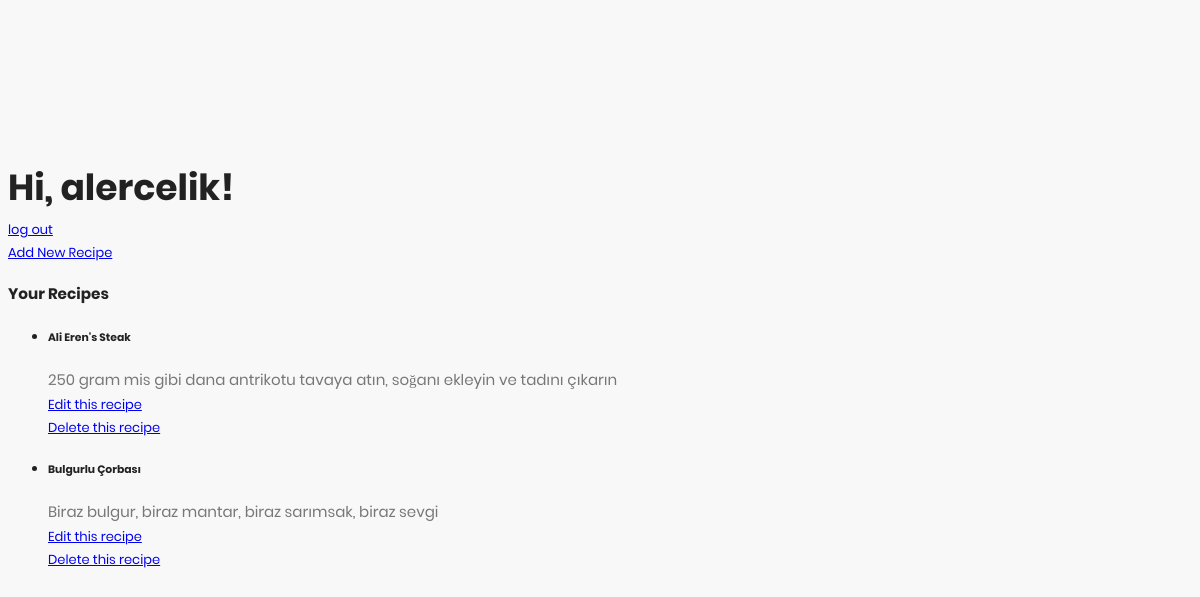
The app's page /profile (signed in), older data.
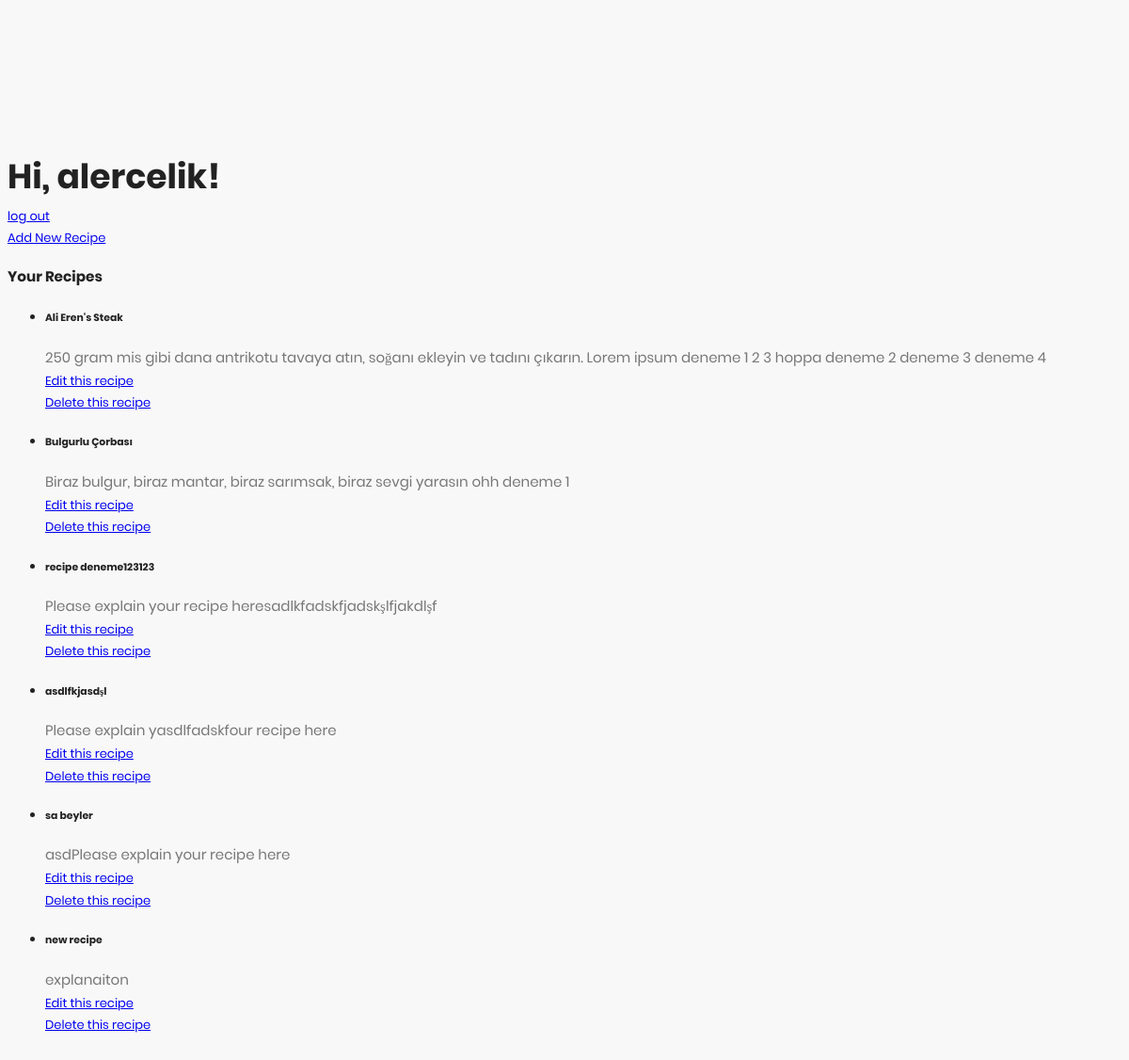
The same page, newer data.
### main.py (models this page shows, shortened)
class Recipe(db.Model):
	__tablename__ = 'Recipe'
	id = db.Column(db.Integer, primary_key = True)
	name = db.Column(db.String(100))
	text = db.Column(db.Text)
	category_id = db.Column(db.Integer, db.ForeignKey('RecipeCategory.id'), nullable=False)
	user_id = db.Column(db.Integer, db.ForeignKey('User.id'), nullable=False)
	add_date = db.Column(db.DateTime)
	last_edit_date = db.Column(db.DateTime)

### main.py (the view)
@app.route('/profile', methods=['POST', 'GET'])
def profile():
	if check_if_user_logged_in():
		user_id = session["user_id"]
		recipes = Recipe.query.filter_by(user_id=user_id)
		return render_template('profile.html', username=session["username"], recipes=recipes)
	else:
		return render_template('log_in.html')

### main.py (called while the page is built)
def check_if_user_logged_in():
	if not "logged_in" in session:
		user_logged_in = False
		session["logged_in"] = False
	else:
		user_logged_in = session["logged_in"]
	return user_logged_in

### templates/profile.html (shortened to what this page needs)
<!DOCTYPE html>
<html lang="en">
<head>
    <link rel="stylesheet" href="{{ url_for('static', filename='fonts/material-icon/css/material-design-iconic-font.min.css') }}">
    <link rel="stylesheet" href="{{ url_for('static', filename='css/style.css') }}">
</head>
<body>
    <div class="main">
        <h2>Hi, {{ username }}!</h2>
        <a href="{{url_for("log_out")}}">log out</a>
        <br>
        <a href="{{url_for("add_recipe")}}">Add New Recipe</a>
        <br>
        <div>
            <h3>Your Recipes</h3>
            <ul>
            {% for recipe in recipes %}
                <li>
                    <h5>{{recipe.name}}</h5>
                    <p>{{recipe.text}}</p>
                    <a href="{{url_for("edit_recipe", recipe_id=recipe.id)}}">Edit this recipe</a>
                    <br>
                    <a href="{{url_for("delete_recipe", recipe_id=recipe.id)}}">Delete this recipe</a>
                    <br>
                </li>
            {% endfor %}
            </ul>
        </div>
    </div>
</body>
</html>

Row changes from the older to the newer data that the page shows:
changed Recipe "Ali Eren's Steak": text "250 gram mis gibi dana antrikotu tavaya atın, soğanı ekleyin ve tadını çıkarın" → "250 gram mis gibi dana antrikotu tavaya atın, soğanı ekleyin ve tadını çıkarın. Lorem ipsum deneme 1 2 3 hoppa deneme 2 deneme 3 deneme 4"
changed Recipe "Bulgurlu Çorbası": text "Biraz bulgur, biraz mantar, biraz sarımsak, biraz sevgi" → "Biraz bulgur, biraz mantar, biraz sarımsak, biraz sevgi yarasın ohh deneme 1"
added Recipe: name "recipe deneme123123", text "Please explain your recipe heresadlkfadskfjadskşlfjakdlşf"
added Recipe: name "asdlfkjasdşl", text "Please explain yasdlfadskfour recipe here"
added Recipe: name "sa beyler", text "asdPlease explain your recipe here"
added Recipe: name "new recipe", text "explanaiton"
